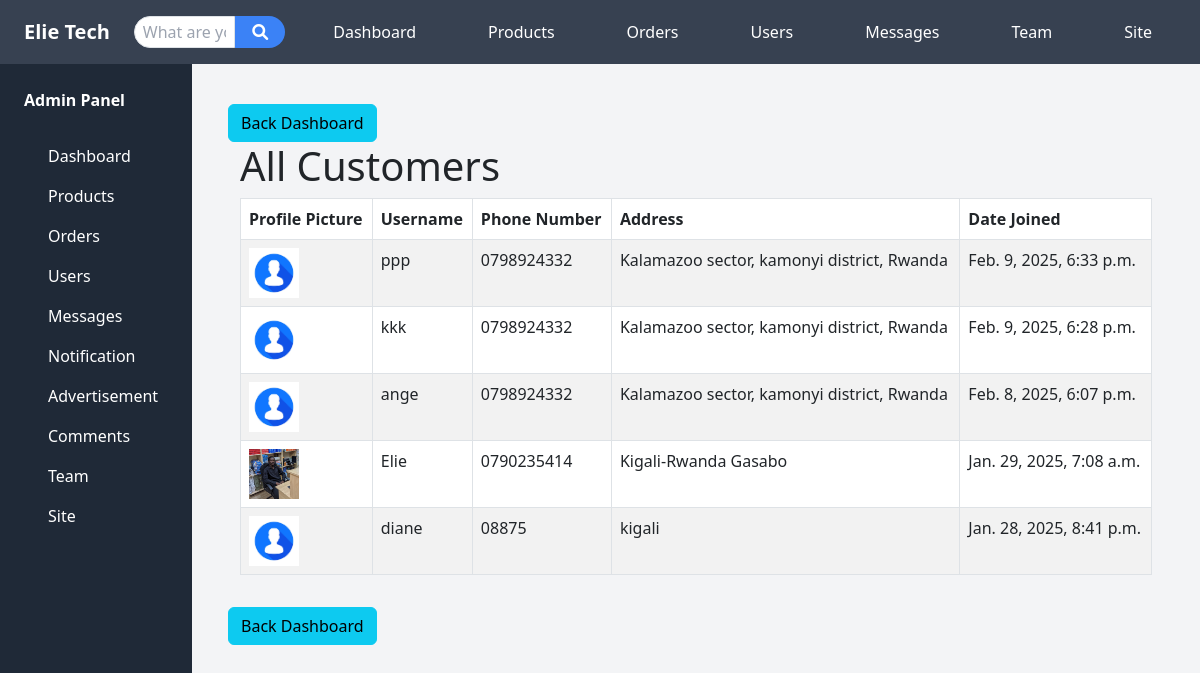
Page /all-customers/ on the committed database.
### store/models.py (models this page shows, shortened)
class Customer(models.Model):
    user = models.OneToOneField(User, on_delete=models.CASCADE)
    phone_number = models.CharField(max_length=15)
    address = models.TextField()
    profile_picture = models.ImageField(upload_to='profile_pictures/', default='profile_pictures/profile.png', blank=True)

### store/views.py (the view)
# urls.py: path('all-customers/', views.all_customers, name='all_customers'),
def all_customers(request):
    customers = Customer.objects.all().order_by('-user__date_joined')  # Ordering by the related User's join date
    return render(request, 'admin/all_customers.html', {'customers': customers})

### store/context_processors.py (called while the page is built)
def unread_message_count(request):
    unread_count = 0
    if request.user.is_authenticated:
        unread_count = Message.objects.filter(
            recipient=request.user,  # <-- Fix here
            is_read=False
        ).count()
    return {'unread_message_count': unread_count}

### templates/admin/all_customers.html
{% extends 'admin/base.html' %}
{% block content %}
<a href="{% url 'admin_dashboard' %}" class="btn btn-info mt-3">Back Dashboard</a>
    <div class="container">
        <h1>All Customers</h1>
        {% if customers %}
            <table class="table table-striped table-bordered">
                <thead>
                    <tr>
                        <th>Profile Picture</th>
                        <th>Username</th>
                        <th>Phone Number</th>
                        <th>Address</th>
                        <th>Date Joined</th>
                    </tr>
                </thead>
                <tbody>
                    {% for customer in customers %}
                        <tr>
                            <td><img src="{{ customer.profile_picture.url }}" alt="Profile Picture" style="width: 50px; height: 50px; object-fit: cover;"></td>
                            <td>{{ customer.user.username }}</td>
                            <td>{{ customer.phone_number }}</td>
                            <td>{{ customer.address }}</td>
                            <td>{{ customer.user.date_joined }}</td>
                        </tr>
                    {% endfor %}
                </tbody>
            </table>
        {% else %}
            <p>No customers found.</p>
        {% endif %}
    </div>
    <a href="{% url 'admin_dashboard' %}" class="btn btn-info mt-3">Back Dashboard</a>
{% endblock %}

### rows in the picture
Customer: profile_picture (placeholder picture), user.username "ppp", phone_number "0798924332", address "Kalamazoo sector, kamonyi district, Rwanda", user.date_joined "Feb. 9, 2025, 6:33 p.m."
Customer: profile_picture (placeholder picture), user.username "kkk", phone_number "0798924332", address "Kalamazoo sector, kamonyi district, Rwanda", user.date_joined "Feb. 9, 2025, 6:28 p.m."
Customer: profile_picture (placeholder picture), user.username "ange", phone_number "0798924332", address "Kalamazoo sector, kamonyi district, Rwanda", user.date_joined "Feb. 8, 2025, 6:07 p.m."
Customer: profile_picture (picture), user.username "Elie", phone_number "0790235414", address "Kigali-Rwanda Gasabo", user.date_joined "Jan. 29, 2025, 7:08 a.m."
Customer: profile_picture (placeholder picture), user.username "diane", phone_number "08875", address "kigali", user.date_joined "Jan. 28, 2025, 8:41 p.m."
